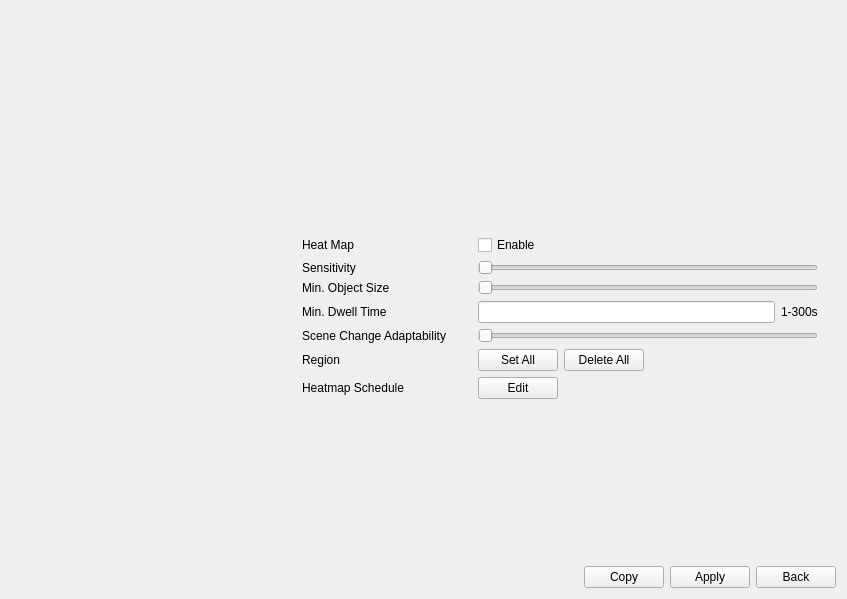
<?xml version="1.0" encoding="UTF-8"?>
<ui version="4.0">
 <class>HeatMapSettings</class>
 <widget class="QWidget" name="HeatMapSettings">
  <property name="geometry">
   <rect>
    <x>0</x>
    <y>0</y>
    <width>847</width>
    <height>599</height>
   </rect>
  </property>
  <property name="windowTitle">
   <string>Form</string>
  </property>
  <layout class="QVBoxLayout" name="verticalLayout">
   <item>
    <widget class="QWidget" name="widget_top" native="true">
     <property name="minimumSize">
      <size>
       <width>0</width>
       <height>200</height>
      </size>
     </property>
     <layout class="QHBoxLayout" name="horizontalLayout">
      <property name="spacing">
       <number>20</number>
      </property>
      <property name="leftMargin">
       <number>0</number>
      </property>
      <property name="topMargin">
       <number>0</number>
      </property>
      <property name="rightMargin">
       <number>0</number>
      </property>
      <property name="bottomMargin">
       <number>0</number>
      </property>
      <item>
       <widget class="CommonVideo" name="commonVideo" native="true">
        <property name="sizePolicy">
         <sizepolicy hsizetype="Preferred" vsizetype="Preferred">
          <horstretch>1</horstretch>
          <verstretch>0</verstretch>
         </sizepolicy>
        </property>
       </widget>
      </item>
      <item>
       <widget class="ButtonGroup" name="buttonGroup_channel" native="true">
        <property name="sizePolicy">
         <sizepolicy hsizetype="Preferred" vsizetype="Preferred">
          <horstretch>2</horstretch>
          <verstretch>0</verstretch>
         </sizepolicy>
        </property>
       </widget>
      </item>
     </layout>
    </widget>
   </item>
   <item>
    <widget class="QWidget" name="widget_6" native="true">
     <property name="minimumSize">
      <size>
       <width>0</width>
       <height>100</height>
      </size>
     </property>
     <layout class="QHBoxLayout" name="horizontalLayout_2">
      <property name="spacing">
       <number>6</number>
      </property>
      <item>
       <widget class="QWidget" name="widget_3" native="true">
        <property name="sizePolicy">
         <sizepolicy hsizetype="Preferred" vsizetype="Preferred">
          <horstretch>1</horstretch>
          <verstretch>0</verstretch>
         </sizepolicy>
        </property>
       </widget>
      </item>
      <item>
       <widget class="QWidget" name="widget_4" native="true">
        <property name="sizePolicy">
         <sizepolicy hsizetype="Preferred" vsizetype="Preferred">
          <horstretch>2</horstretch>
          <verstretch>0</verstretch>
         </sizepolicy>
        </property>
        <layout class="QGridLayout" name="gridLayout">
         <item row="1" column="0">
          <widget class="QLabel" name="label_sensitivity">
           <property name="text">
            <string>Sensitivity</string>
           </property>
          </widget>
         </item>
         <item row="2" column="0">
          <widget class="QLabel" name="label_objectSize">
           <property name="text">
            <string>Min. Object Size</string>
           </property>
          </widget>
         </item>
         <item row="5" column="0">
          <widget class="QLabel" name="labelRegion">
           <property name="text">
            <string>Region</string>
           </property>
          </widget>
         </item>
         <item row="4" column="1">
          <widget class="BaseSlider" name="slider_sceneChange">
           <property name="sizePolicy">
            <sizepolicy hsizetype="Expanding" vsizetype="Ignored">
             <horstretch>0</horstretch>
             <verstretch>0</verstretch>
            </sizepolicy>
           </property>
           <property name="minimum">
            <number>1</number>
           </property>
           <property name="maximum">
            <number>10</number>
           </property>
           <property name="orientation">
            <enum>Qt::Horizontal</enum>
           </property>
          </widget>
         </item>
         <item row="0" column="0">
          <widget class="QLabel" name="label_heatMap">
           <property name="sizePolicy">
            <sizepolicy hsizetype="Preferred" vsizetype="Preferred">
             <horstretch>1</horstretch>
             <verstretch>0</verstretch>
            </sizepolicy>
           </property>
           <property name="text">
            <string>Heat Map</string>
           </property>
          </widget>
         </item>
         <item row="5" column="1">
          <widget class="QWidget" name="widget" native="true">
           <layout class="QHBoxLayout" name="horizontalLayout_4">
            <property name="leftMargin">
             <number>0</number>
            </property>
            <property name="topMargin">
             <number>0</number>
            </property>
            <property name="rightMargin">
             <number>0</number>
            </property>
            <property name="bottomMargin">
             <number>0</number>
            </property>
            <item>
             <widget class="MyPushButton" name="pushButton_setAll">
              <property name="text">
               <string>Set All</string>
              </property>
             </widget>
            </item>
            <item>
             <widget class="MyPushButton" name="pushButtonDeleteAll">
              <property name="text">
               <string>Delete All</string>
              </property>
             </widget>
            </item>
            <item>
             <spacer name="horizontalSpacer_4">
              <property name="orientation">
               <enum>Qt::Horizontal</enum>
              </property>
              <property name="sizeHint" stdset="0">
               <size>
                <width>40</width>
                <height>20</height>
               </size>
              </property>
             </spacer>
            </item>
           </layout>
          </widget>
         </item>
         <item row="0" column="1">
          <widget class="QCheckBox" name="checkBox_enable">
           <property name="sizePolicy">
            <sizepolicy hsizetype="Minimum" vsizetype="Fixed">
             <horstretch>2</horstretch>
             <verstretch>0</verstretch>
            </sizepolicy>
           </property>
           <property name="text">
            <string>Enable</string>
           </property>
          </widget>
         </item>
         <item row="6" column="0">
          <widget class="QLabel" name="labelHeatmapSchedule">
           <property name="text">
            <string>Heatmap Schedule</string>
           </property>
          </widget>
         </item>
         <item row="3" column="0">
          <widget class="QLabel" name="label_dwellTime">
           <property name="text">
            <string>Min. Dwell Time</string>
           </property>
          </widget>
         </item>
         <item row="4" column="0">
          <widget class="QLabel" name="label_sceneChange">
           <property name="text">
            <string>Scene Change Adaptability</string>
           </property>
          </widget>
         </item>
         <item row="1" column="1">
          <widget class="BaseSlider" name="slider_sensitivity">
           <property name="sizePolicy">
            <sizepolicy hsizetype="Expanding" vsizetype="Ignored">
             <horstretch>0</horstretch>
             <verstretch>0</verstretch>
            </sizepolicy>
           </property>
           <property name="minimum">
            <number>1</number>
           </property>
           <property name="maximum">
            <number>10</number>
           </property>
           <property name="orientation">
            <enum>Qt::Horizontal</enum>
           </property>
          </widget>
         </item>
         <item row="6" column="1">
          <widget class="QWidget" name="widget_2" native="true">
           <layout class="QHBoxLayout" name="horizontalLayout_5">
            <property name="leftMargin">
             <number>0</number>
            </property>
            <property name="topMargin">
             <number>0</number>
            </property>
            <property name="rightMargin">
             <number>0</number>
            </property>
            <property name="bottomMargin">
             <number>0</number>
            </property>
            <item>
             <widget class="MyPushButton" name="pushButtonHeatmapSchedule">
              <property name="text">
               <string>Edit</string>
              </property>
             </widget>
            </item>
            <item>
             <spacer name="horizontalSpacer_2">
              <property name="orientation">
               <enum>Qt::Horizontal</enum>
              </property>
              <property name="sizeHint" stdset="0">
               <size>
                <width>241</width>
                <height>20</height>
               </size>
              </property>
             </spacer>
            </item>
           </layout>
          </widget>
         </item>
         <item row="3" column="1">
          <layout class="QHBoxLayout" name="horizontalLayout_7">
           <item>
            <widget class="MyLineEdit" name="lineEditDwellTime"/>
           </item>
           <item>
            <widget class="BlueLabel" name="label_time">
             <property name="text">
              <string>1-300s</string>
             </property>
            </widget>
           </item>
          </layout>
         </item>
         <item row="2" column="1">
          <widget class="BaseSlider" name="slider_objectSize">
           <property name="sizePolicy">
            <sizepolicy hsizetype="Expanding" vsizetype="Ignored">
             <horstretch>0</horstretch>
             <verstretch>0</verstretch>
            </sizepolicy>
           </property>
           <property name="minimum">
            <number>1</number>
           </property>
           <property name="maximum">
            <number>100</number>
           </property>
           <property name="orientation">
            <enum>Qt::Horizontal</enum>
           </property>
          </widget>
         </item>
        </layout>
       </widget>
      </item>
     </layout>
    </widget>
   </item>
   <item>
    <spacer name="verticalSpacer">
     <property name="orientation">
      <enum>Qt::Vertical</enum>
     </property>
     <property name="sizeHint" stdset="0">
      <size>
       <width>20</width>
       <height>0</height>
      </size>
     </property>
    </spacer>
   </item>
   <item>
    <layout class="QHBoxLayout" name="horizontalLayout_3">
     <item>
      <widget class="WidgetMessage" name="widgetMessage" native="true"/>
     </item>
     <item>
      <spacer name="horizontalSpacer">
       <property name="orientation">
        <enum>Qt::Horizontal</enum>
       </property>
       <property name="sizeHint" stdset="0">
        <size>
         <width>40</width>
         <height>20</height>
        </size>
       </property>
      </spacer>
     </item>
     <item>
      <widget class="MyPushButton" name="pushButton_copy">
       <property name="text">
        <string>Copy</string>
       </property>
      </widget>
     </item>
     <item>
      <widget class="MyPushButton" name="pushButton_apply">
       <property name="text">
        <string>Apply</string>
       </property>
      </widget>
     </item>
     <item>
      <widget class="MyPushButton" name="pushButton_back">
       <property name="text">
        <string>Back</string>
       </property>
      </widget>
     </item>
    </layout>
   </item>
  </layout>
 </widget>
 <customwidgets>
  <customwidget>
   <class>MyPushButton</class>
   <extends>QPushButton</extends>
   <header>mypushbutton.h</header>
  </customwidget>
  <customwidget>
   <class>MyLineEdit</class>
   <extends>QLineEdit</extends>
   <header>mylineedit.h</header>
  </customwidget>
  <customwidget>
   <class>CommonVideo</class>
   <extends>QWidget</extends>
   <header>commonvideo.h</header>
   <container>1</container>
  </customwidget>
  <customwidget>
   <class>BlueLabel</class>
   <extends>QLabel</extends>
   <header>bluelabel.h</header>
  </customwidget>
  <customwidget>
   <class>WidgetMessage</class>
   <extends>QWidget</extends>
   <header>widgetmessage.h</header>
   <container>1</container>
  </customwidget>
  <customwidget>
   <class>ButtonGroup</class>
   <extends>QWidget</extends>
   <header>buttongroup.h</header>
   <container>1</container>
  </customwidget>
  <customwidget>
   <class>BaseSlider</class>
   <extends>QSlider</extends>
   <header>baseslider.h</header>
   <container>1</container>
  </customwidget>
 </customwidgets>
 <resources/>
 <connections/>
</ui>
